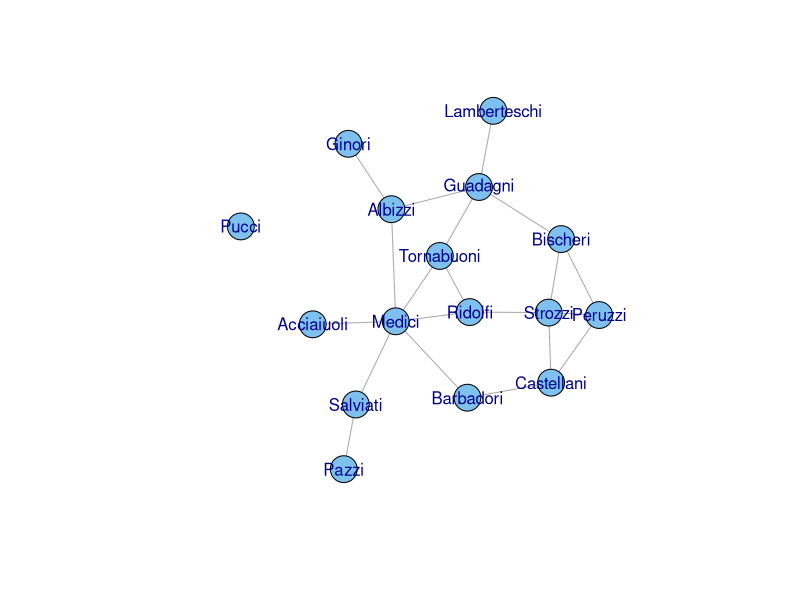
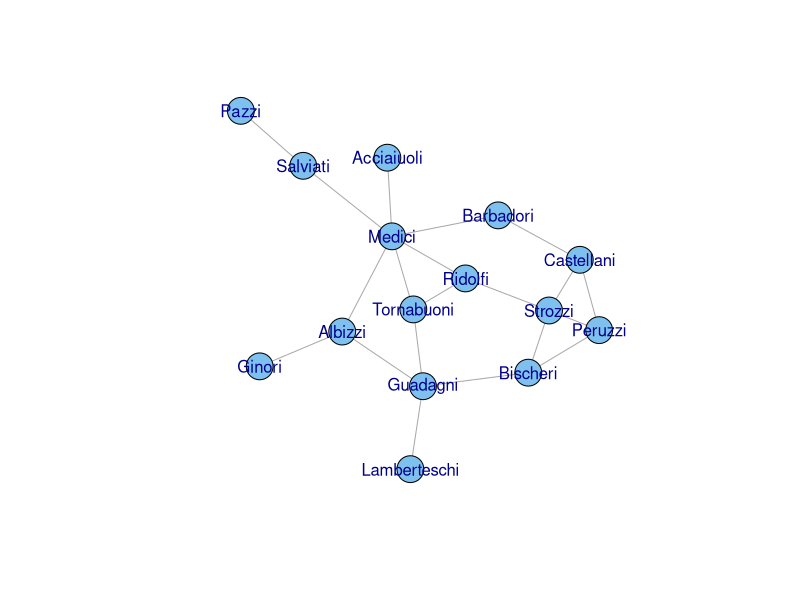
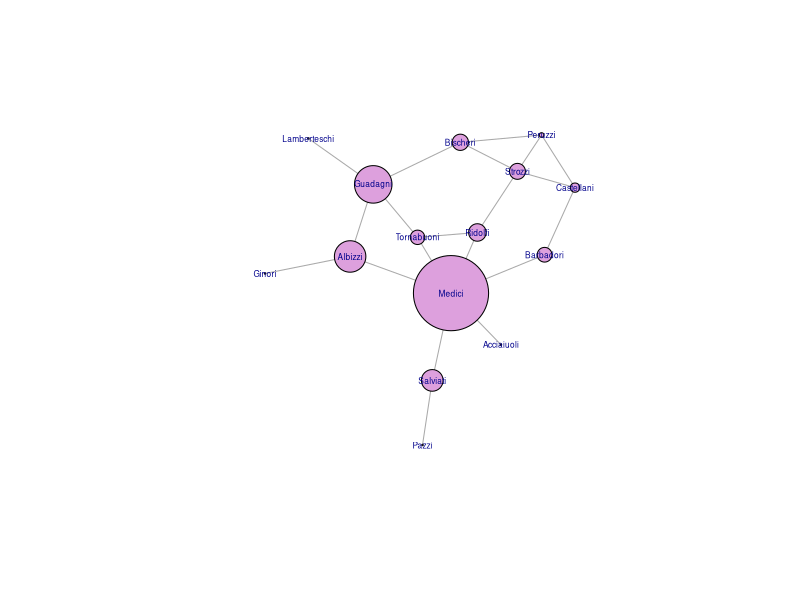
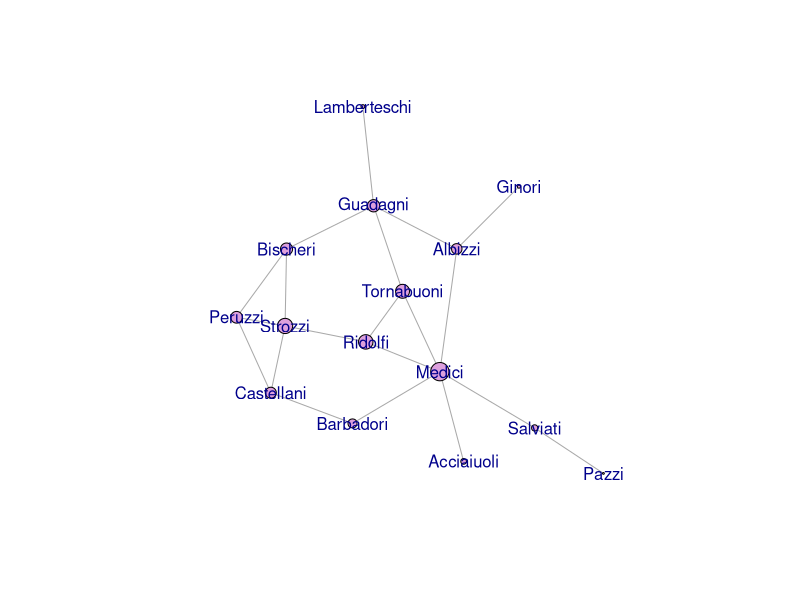
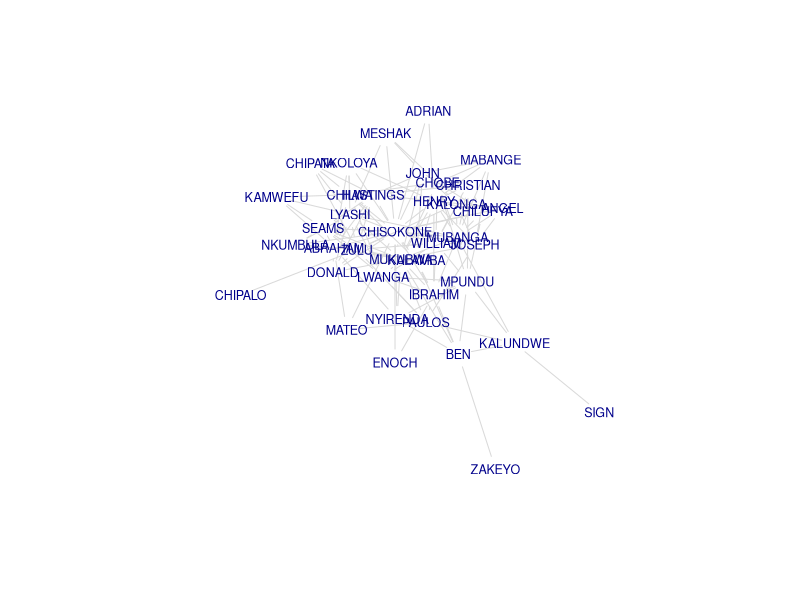
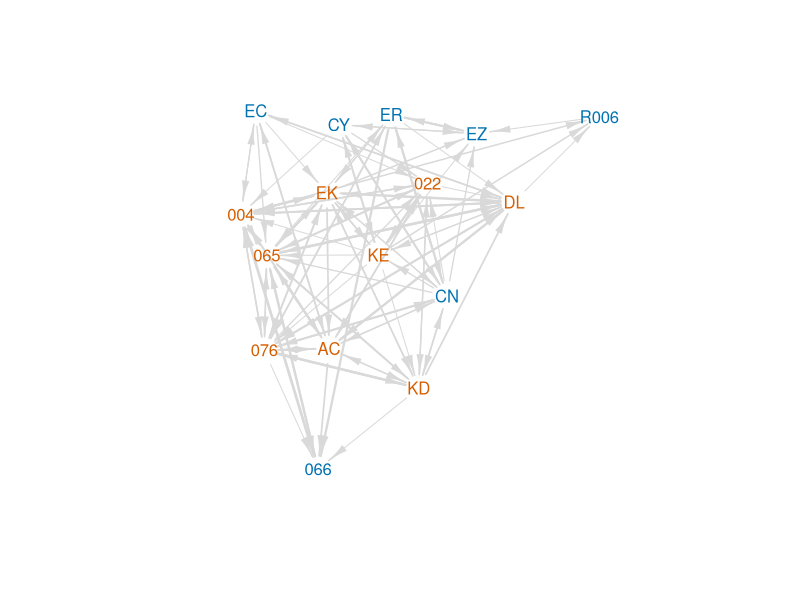
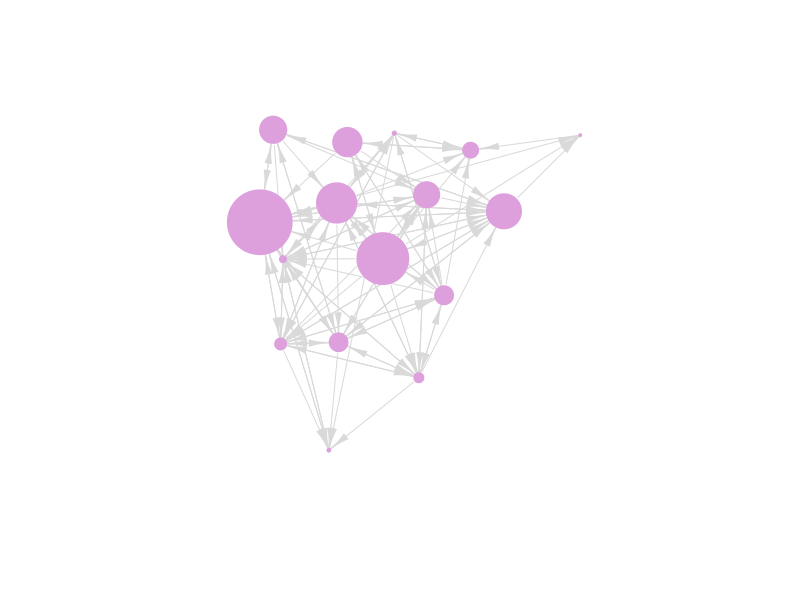

Reproduce these figures in R, in order.
## ---- chunk 1
knitr::opts_chunk$set(echo = TRUE)
## ---- chunk 2
require(igraph)
flo <- read.table("../data/flo.txt", 
                  header=TRUE, row.names=1)
gflo <- graph.adjacency(as.matrix(flo), mode="undirected")
gflo
## ---- chunk 3
plot(gflo, vertex.color="skyblue2",vertex.label.family="Helvetica")
## ---- chunk 4
is.connected(gflo)
clusters(gflo)
## ---- chunk 5
gflo1 <- decompose.graph(gflo)[[1]]
## could also do this: gflo1 <- induced_subgraph(gflo, subcomponent(gflo,1))
is.connected(gflo1)
plot(gflo1, vertex.color="skyblue2",vertex.label.family="Helvetica")
## ---- chunk 6
## note we're working with the matrix, not the graph object here
n <- dim(flo)[1]
2*sum(apply(flo,1,sum)/2)/(n*(n-1))
## ---- chunk 7
n <- n-1
2*sum(apply(flo,1,sum)/2)/(n*(n-1))
graph.density(gflo1)
## ---- chunk 8
infocentral <- function(X){
  ## assumes binary relation
  k <- dim(X)[1]
  A <- matrix(as.numeric(!X),nr=k,nc=k)
  diag(A) <- apply(X,1,sum)+1
  C <- solve(A)
  T <- sum(diag(C))
  R <- apply(C,1,sum)[1]
  ic <- 1/(diag(C) + (T - 2*R)/k)
  return(ic)
}
## ---- chunk 9
# need a matrix
# remove Pucci
flo1 <- flo[-12,-12]
ic <- infocentral(flo1)
CP <- abs(bonpow(gflo1))
CE <- eigen_centrality(gflo1)$vector

flo_measures <- cbind(CD=degree(gflo1),
                CB=round(betweenness(gflo1),1),
                CC=round(closeness(gflo1),2),
                CI=round(ic,2),
                CP=round(CP,2),
                CE=round(CE,2))
              
dimnames(flo_measures)[[1]] <- dimnames(flo1)[[1]]
flo_measures
## ---- chunk 10
plot(gflo1, vertex.color="plum", vertex.size=flo_measures[,"CB"]+1, vertex.label.family="Helvetica", vertex.label.cex=0.5)
## ---- chunk 11
## correlation matrix of the centralities
cor(flo_measures)
## vertex size proportional to eigenvalue centrality
plot(gflo1, vertex.size=flo_measures[,"CE"]*10, vertex.color="plum",
     vertex.label.family="Helvetica")
## ---- chunk 12
A <- as.matrix(read.table("data/kapferer-tailorshop1.txt", 
                          header=TRUE, row.names=1))
G <- graph.adjacency(A, mode="undirected", diag=FALSE)
plot(G,vertex.shape="none", vertex.label.cex=0.75, 
     vertex.label.family="Helvetica", edge.color=grey(0.85))
## ---- chunk 13
c <- infocentral(A)
CP <- abs(bonpow(G))
CE <- eigen_centrality(G)$vector

kap_measures <- cbind(CD=degree(G),
                CB=round(betweenness(G),1),
                CC=round(closeness(G),2),
                CI=round(c,2),
                CP=round(CP,2),
                CE=round(CE,2))
dimnames(kap_measures)[[1]] <- dimnames(A)[[1]]
kap_measures
cor(kap_measures)
## ---- chunk 14
rhesus <- read.table("data/sade1.txt", header=FALSE)
rhesus <- as.matrix(rhesus)
rhesus
nms <- c("066", "R006", "CN", "ER", "CY", "EC", "EZ", "004", "065", "022", "076", "AC", "EK", "DL", "KD", "KE")
sex <- c(rep("M",7), rep("F",9))
dimnames(rhesus)[[1]] <- nms
dimnames(rhesus)[[2]] <- nms
grhesus <- graph.adjacency(rhesus, weighted=TRUE)
V(grhesus)$sex <- sex

rhesus.layout <- layout.kamada.kawai(grhesus)
plot(grhesus, 
     edge.width=log10(E(grhesus)$weight)+1, 
     edge.arrow.width=0.5,
     edge.color=grey(0.85),
     vertex.shape="none",
     vertex.label=V(grhesus)$name, 
     vertex.label.family="Helvetica",
     vertex.label.color=as.numeric(V(grhesus)$sex=="F")+5, 
     layout=rhesus.layout)
## ---- chunk 15
c <- infocentral(rhesus)
CP <- abs(bonpow(grhesus))
CE <- eigen_centrality(grhesus)$vector

rh_measures <- cbind(CD=degree(grhesus),
               CB=round(betweenness(grhesus),1),
               CC=round(closeness(grhesus),2),
               CI=round(c,2),
                CP=round(CP,2),
                CE=round(CE,2))
dimnames(rh_measures)[[1]] <- nms
rh_measures
cor(rh_measures)
## ---- chunk 16
plot(grhesus, edge.arrow.width=0.5, 
     edge.color=grey(0.85),
     vertex.size=rh_measures[,"CB"]/1.5, 
     vertex.color="plum", 
     vertex.frame.color="plum",
     vertex.label=NA, 
     layout=rhesus.layout)
